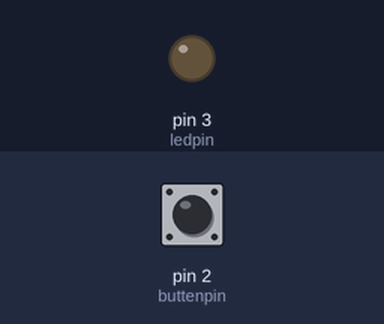
A sketch run on a simulated Arduino Uno, built with avr-gcc and run on an emulated ATmega328P. Parts: output pins drawn as LEDs (lit = HIGH). The test bench sets the inputs (shaded band); at power-on: pin 2 (buttenpin) HIGH.

Above: at 1.2 s.
1.3 s: pin 2 (buttenpin) pulled LOW for 0.15 s
At 1.37 s:
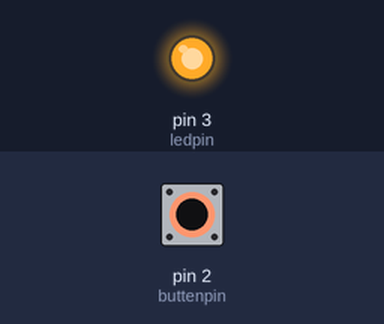
2.9 s: pin 2 (buttenpin) pulled LOW for 3.2 s
At 7.1 s:
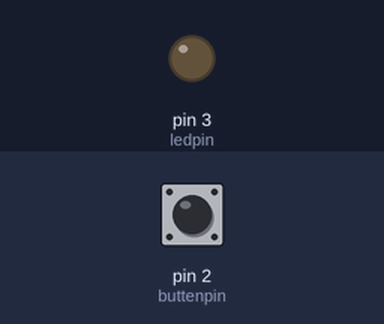
Timing chart, 0 to 8.6 s (numbered marks = the images above; inputs shaded):
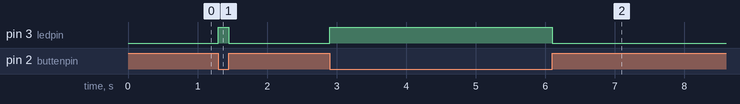

The sketch:

pullup__2_.ino
```cpp
int buttenpin=2;
int ledpin=3;
int buttenstate;
void setup() {
  pinMode(ledpin,OUTPUT);
  pinMode(buttenpin, INPUT);


}

void loop() {
  buttenstate=digitalRead(buttenpin);
  if(buttenstate==LOW){
    digitalWrite(ledpin,HIGH); }
    else{
      digitalWrite(ledpin,LOW);
    }
  }
```

Measured:
- after the input at 1.3 s, pin 3 (ledpin): LOW → HIGH at once, → LOW 0.15 s later
- after the input at 2.9 s, pin 3 (ledpin): LOW → HIGH at once, → LOW 3.2 s later
